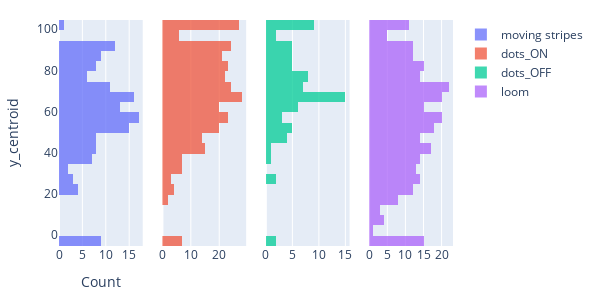

The notebook cell this image was saved under:
### Code cell
import plotly.graph_objects as go
from plotly.subplots import make_subplots

# Get the number of unique 'stimtype' values
num_stimtypes = pooled_data['stimtype'].nunique()

# Create a subplot with 1 row and 'num_stimtypes' columns
fig = make_subplots(rows=1, cols=num_stimtypes, shared_yaxes=True)

# Loop through each unique value of 'stimtype'
for i, stim in enumerate(pooled_data['stimtype'].unique(), start=1):
    filtered_data = pooled_data[pooled_data['stimtype'] == stim]
    fig.add_trace(go.Histogram(y=filtered_data['ot_depth'], name=stim,
                               nbinsy=30, opacity=0.75),
                  row=1, col=i)

# Update the layout
fig.update_layout(barmode='overlay', yaxis_title='y_centroid', xaxis_title='Count',
                  width=150 * num_stimtypes, height=300, margin=dict(l=20, r=20, t=20, b=20))

# Display the figure
fig.show()

### Figure 1 — Plotly figure (JSON) as saved in the notebook; plotly's stock layout.template omitted (floating-point values rounded to 4 significant figures; data arrays with more than 128 entries replaced by an {"elided": "..."} marker saying what was removed)
{"data": [{"name": "moving stripes", "nbinsy": 30, "opacity": 0.75, "type": "histogram", "xaxis": "x", "y": {"elided": "149 int values"}, "yaxis": "y"}, {"name": "dots_ON", "nbinsy": 30, "opacity": 0.75, "type": "histogram", "xaxis": "x2", "y": {"elided": "297 int values"}, "yaxis": "y2"}, {"name": "dots_OFF", "nbinsy": 30, "opacity": 0.75, "type": "histogram", "xaxis": "x3", "y": [52, 50, 56, 78, 81, 69, 46, 71, 90, 77, 61, 69, 67, 91, 89, 59, 72, 65, 65, 71, 78, 75, 91, 51, 75, 73, 80, 95, 68, 73, 69, 69, 61, 77, -1, 68, 67, 66, 71, 70, 68, 66, 68, 29, 93, 40, 63, 101, 61, -1, 52, 45, 45, 101, 48, 83, 83, 101, 93, 68, 63, 101, 27, 89, 62, 54, 75, 77, 97, 81, 35, 101, 101, 59, 101, 101, 87, 101, 87, 88], "yaxis": "y3"}, {"name": "loom", "nbinsy": 30, "opacity": 0.75, "type": "histogram", "xaxis": "x4", "y": {"elided": "279 int values"}, "yaxis": "y4"}], "layout": {"barmode": "overlay", "height": 300, "margin": {"b": 20, "l": 20, "r": 20, "t": 20}, "width": 600, "xaxis": {"anchor": "y", "domain": [0, 0.2125], "title": {"text": "Count"}}, "xaxis2": {"anchor": "y2", "domain": [0.2625, 0.475]}, "xaxis3": {"anchor": "y3", "domain": [0.525, 0.7375]}, "xaxis4": {"anchor": "y4", "domain": [0.7875, 1]}, "yaxis": {"anchor": "x", "domain": [0, 1], "title": {"text": "y_centroid"}}, "yaxis2": {"anchor": "x2", "domain": [0, 1], "matches": "y", "showticklabels": false}, "yaxis3": {"anchor": "x3", "domain": [0, 1], "matches": "y", "showticklabels": false}, "yaxis4": {"anchor": "x4", "domain": [0, 1], "matches": "y", "showticklabels": false}}}
